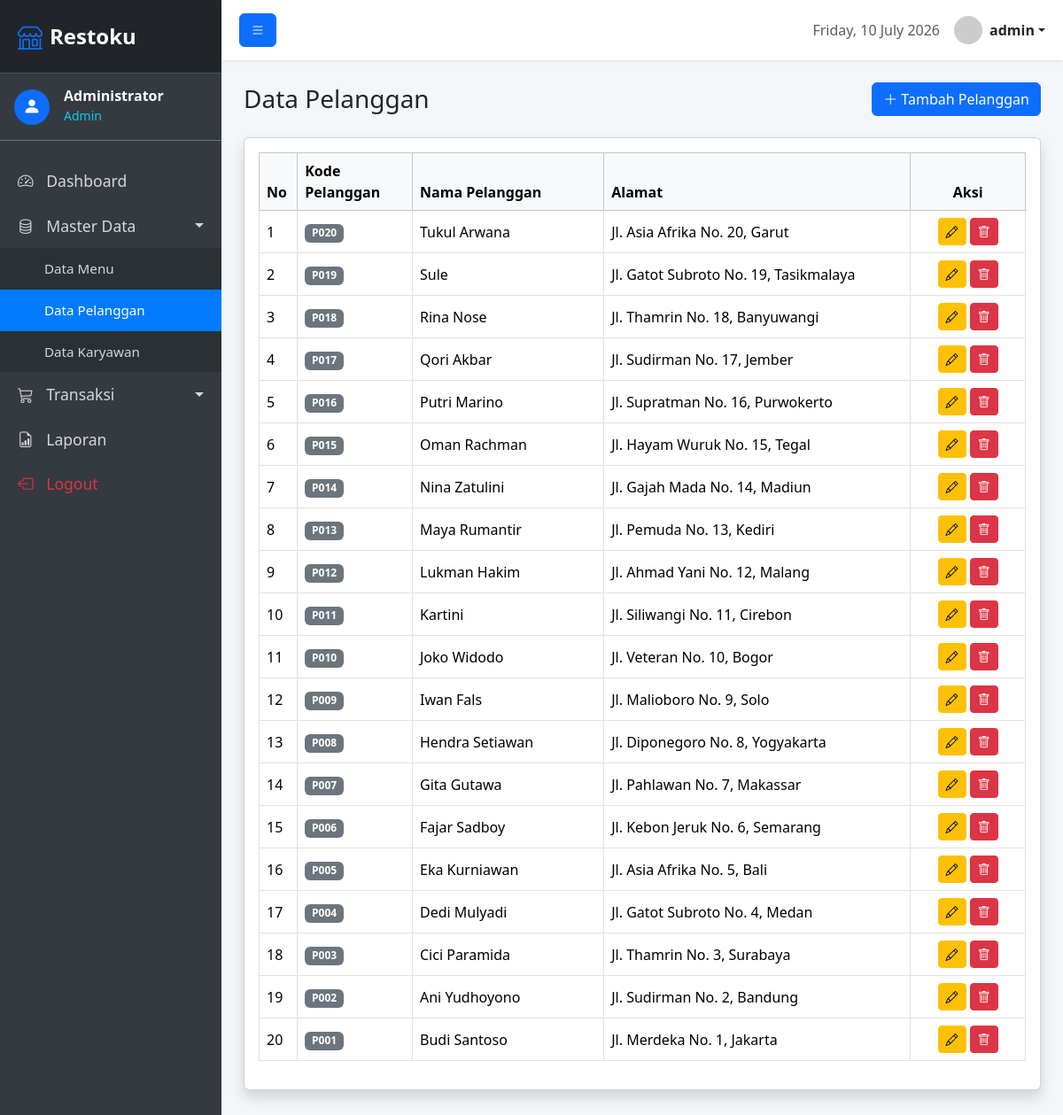
Page /pelanggan/index.php (signed in) on the committed database.
### tables this page shows
CREATE TABLE pelanggan (
    kode_pel VARCHAR(10) PRIMARY KEY,
    nama_pel VARCHAR(100) NOT NULL,
    alamat TEXT
);

### pelanggan/index.php (the view)
<?php
require_once __DIR__ . '/../config/database.php';
require_once __DIR__ . '/../includes/header.php';
$stmt = $pdo->query("SELECT * FROM pelanggan ORDER BY kode_pel DESC");
$pelanggan = $stmt->fetchAll();
?>
<div class="d-flex justify-content-between align-items-center mb-4">
    <h1 class="h3 mb-0 text-gray-800">Data Pelanggan</h1>
    <a href="tambah.php" class="btn btn-primary"><i class="bi bi-plus-lg"></i> Tambah Pelanggan</a>
</div>
<div class="card shadow mb-4">
    <div class="card-body">
        <div class="table-responsive">
            <table class="table table-bordered table-hover align-middle">
                <thead class="table-light">
                    <tr>
                        <th width="5%">No</th>
                        <th width="15%">Kode Pelanggan</th>
                        <th width="25%">Nama Pelanggan</th>
                        <th>Alamat</th>
                        <th width="15%" class="text-center">Aksi</th>
                    </tr>
                </thead>
                <tbody>
                    <?php if (count($pelanggan) > 0): ?>
                        <?php $no = 1; foreach ($pelanggan as $row): ?>
                        <tr>
                            <td><?= $no++ ?></td>
                            <td><span class="badge bg-secondary"><?= htmlspecialchars($row['kode_pel']) ?></span></td>
                            <td><?= htmlspecialchars($row['nama_pel']) ?></td>
                            <td><?= htmlspecialchars($row['alamat']) ?></td>
                            <td class="text-center">
                                <a href="edit.php?id=<?= $row['kode_pel'] ?>" class="btn btn-sm btn-warning" title="Edit"><i class="bi bi-pencil"></i></a>
                                <a href="hapus.php?id=<?= $row['kode_pel'] ?>" class="btn btn-sm btn-danger" title="Hapus" onclick="return confirm('Yakin ingin menghapus data ini?')"><i class="bi bi-trash"></i></a>
                            </td>
                        </tr>
                        <?php endforeach; ?>
                    <?php else: ?>
                        <tr>
                            <td colspan="5" class="text-center">Tidak ada data pelanggan.</td>
                        </tr>
                    <?php endif; ?>
                </tbody>
            </table>
        </div>
    </div>
</div>
<?php require_once __DIR__ . '/../includes/footer.php'; ?>

### includes/header.php (style rules this page uses)
:root { --sidebar-width: 250px; }
body { background-color: #f4f6f9; overflow-x: hidden; }

### rows in the picture
pelanggan: kode_pel "P020", nama_pel "Tukul Arwana", alamat "Jl. Asia Afrika No. 20, Garut"
pelanggan: kode_pel "P019", nama_pel "Sule", alamat "Jl. Gatot Subroto No. 19, Tasikmalaya"
pelanggan: kode_pel "P018", nama_pel "Rina Nose", alamat "Jl. Thamrin No. 18, Banyuwangi"
pelanggan: kode_pel "P017", nama_pel "Qori Akbar", alamat "Jl. Sudirman No. 17, Jember"
pelanggan: kode_pel "P016", nama_pel "Putri Marino", alamat "Jl. Supratman No. 16, Purwokerto"
pelanggan: kode_pel "P015", nama_pel "Oman Rachman", alamat "Jl. Hayam Wuruk No. 15, Tegal"
pelanggan: kode_pel "P014", nama_pel "Nina Zatulini", alamat "Jl. Gajah Mada No. 14, Madiun"
pelanggan: kode_pel "P013", nama_pel "Maya Rumantir", alamat "Jl. Pemuda No. 13, Kediri"
pelanggan: kode_pel "P012", nama_pel "Lukman Hakim", alamat "Jl. Ahmad Yani No. 12, Malang"
pelanggan: kode_pel "P011", nama_pel "Kartini", alamat "Jl. Siliwangi No. 11, Cirebon"
pelanggan: kode_pel "P010", nama_pel "Joko Widodo", alamat "Jl. Veteran No. 10, Bogor"
pelanggan: kode_pel "P009", nama_pel "Iwan Fals", alamat "Jl. Malioboro No. 9, Solo"
pelanggan: kode_pel "P008", nama_pel "Hendra Setiawan", alamat "Jl. Diponegoro No. 8, Yogyakarta"
pelanggan: kode_pel "P007", nama_pel "Gita Gutawa", alamat "Jl. Pahlawan No. 7, Makassar"
pelanggan: kode_pel "P006", nama_pel "Fajar Sadboy", alamat "Jl. Kebon Jeruk No. 6, Semarang"
pelanggan: kode_pel "P005", nama_pel "Eka Kurniawan", alamat "Jl. Asia Afrika No. 5, Bali"
pelanggan: kode_pel "P004", nama_pel "Dedi Mulyadi", alamat "Jl. Gatot Subroto No. 4, Medan"
pelanggan: kode_pel "P003", nama_pel "Cici Paramida", alamat "Jl. Thamrin No. 3, Surabaya"
pelanggan: kode_pel "P002", nama_pel "Ani Yudhoyono", alamat "Jl. Sudirman No. 2, Bandung"
pelanggan: kode_pel "P001", nama_pel "Budi Santoso", alamat "Jl. Merdeka No. 1, Jakarta"

### other values in the picture
$_SESSION['nama'] "Administrator"
$_SESSION['level'] "Admin"
$_SESSION['username'] "admin"
